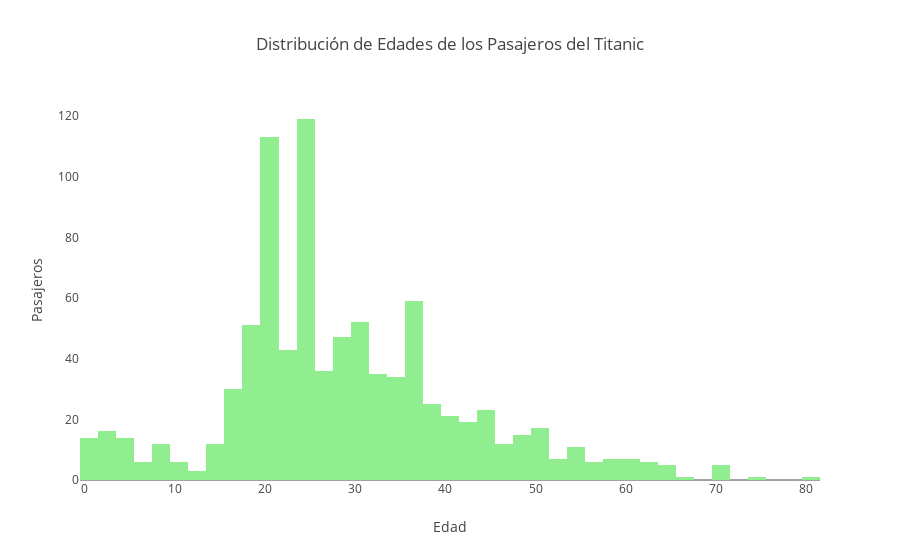

The notebook cell this image was saved under:
### Code cell
fig = go.Figure()

trazo = go.Histogram(
    x=df['Age'],
    marker_color='lightgreen')

fig.add_trace(trazo)

fig.update_layout(
    title='Distribución de Edades de los Pasajeros del Titanic', 
    xaxis_title='Edad', 
    yaxis_title='Pasajeros', xaxis_showgrid=False, yaxis_showgrid=False)

fig.show()

### Figure 1 — Plotly figure (JSON) as saved in the notebook; plotly's stock layout.template omitted (floating-point values rounded to 4 significant figures; data arrays with more than 128 entries replaced by an {"elided": "..."} marker saying what was removed)
{"data": [{"marker": {"color": "lightgreen"}, "type": "histogram", "x": {"elided": "891 int values"}}], "layout": {"title": {"text": "Distribución de Edades de los Pasajeros del Titanic"}, "xaxis": {"showgrid": false, "title": {"text": "Edad"}}, "yaxis": {"showgrid": false, "title": {"text": "Pasajeros"}}}}
